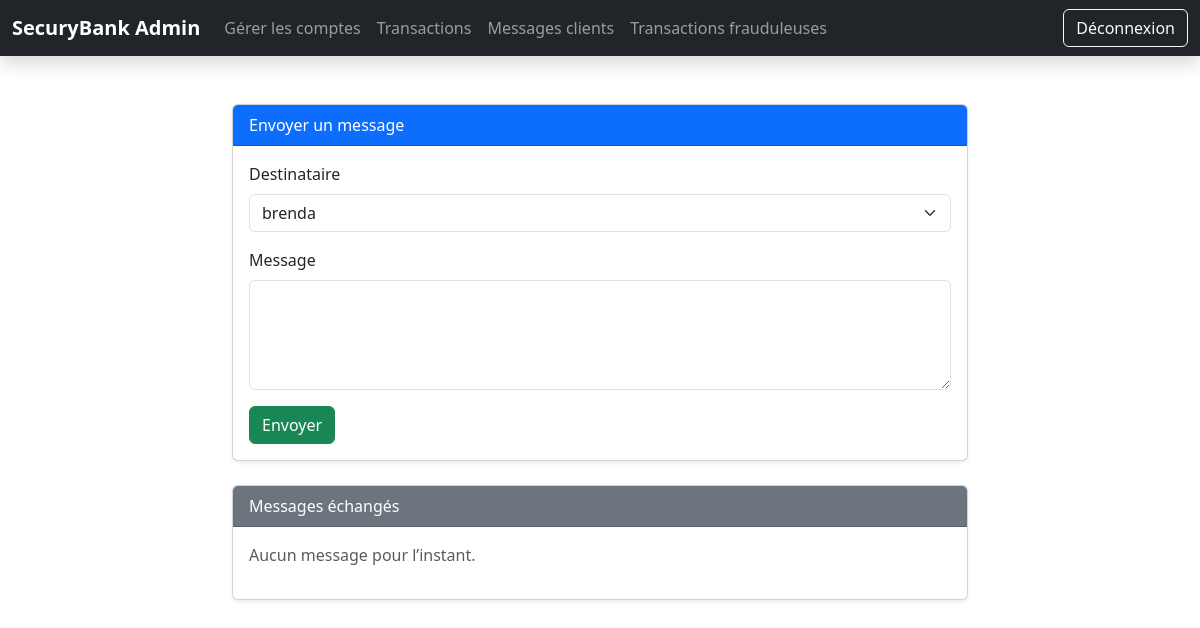
The app's page /messages/ (signed in), older data.
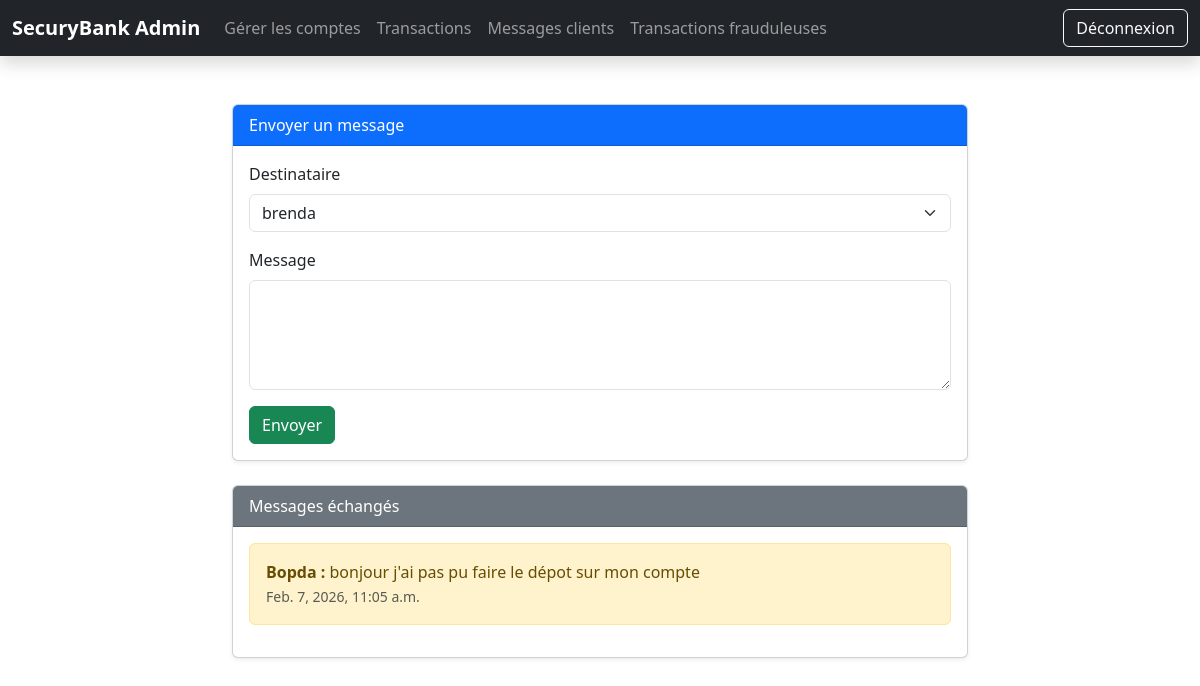
The same page, newer data.
### banka/models.py (models this page shows, shortened)
class Message(models.Model):
    sender = models.ForeignKey(User, related_name="sent_messages", on_delete=models.CASCADE)
    recipient = models.ForeignKey(User, related_name="received_messages", on_delete=models.CASCADE)
    content = models.TextField()
    created_at = models.DateTimeField(auto_now_add=True)
    is_read = models.BooleanField(default=False)

class User(AbstractBaseUser, PermissionsMixin):
    nom = models.CharField(max_length=100)
    prenom = models.CharField(max_length=100, null=True, blank=True)
    age = age = models.IntegerField(null=True, blank=True)
    email = models.EmailField(unique=True)
    telephone = models.CharField(max_length=15, unique=True, null=True, blank=True)
    adresse = models.CharField(max_length=255, null=True, blank=True)
    pays = models.CharField(max_length=100, null=True, blank=True)
    ville = models.CharField(max_length=100, null=True, blank=True)
    role = models.ForeignKey('Role', on_delete=models.CASCADE)
    permission = models.ManyToManyField('Permission', through='RolePermission')
    agence = models.ForeignKey('Agence', on_delete=models.CASCADE, null=True, blank=True)
    is_active = models.BooleanField(default=True)
    is_staff = models.BooleanField(default=False)
    is_superuser = models.BooleanField(default=False)
    date_creation = models.DateTimeField(auto_now_add=True)
    date_modification = models.DateTimeField(auto_now=True)
    objects = ClientsManager()
    USERNAME_FIELD = 'email'
    REQUIRED_FIELDS = ['nom']
    class Meta:
        ordering = ['date_creation']

### banka/views.py (the view, shortened to what this page needs)
# urls.py: path("messages/", views.send_message, name="send_message"),
@login_required
def send_message(request):
    users = User.objects.all()
    admin_user = User.objects.filter(is_staff=True).first()
    messages = Message.objects.all().order_by("-created_at")
    return render(request, "banka/message_form.html", {
        "messages": messages,
        "users": users,
        "admin_user": admin_user
    })

### banka/templates/banka/message_form.html (shortened to what this page needs)
{% extends "banka/base.html" %}
{% load static %}
{% block content %}
<div class="container mt-5">
    <div class="row justify-content-center">
        <div class="col-md-8">
             <div class="card shadow-sm">
                <div class="card-header bg-primary text-white">
                    Envoyer un message
                </div>
                <div class="card-body">
                    <form method="post" action="{% url 'send_message' %}">
                        <div class="mb-3">
                            <label for="recipient" class="form-label">Destinataire</label>
                            <select class="form-select" id="recipient" name="recipient">
                                 {% if request.user.is_staff %}
                                  {% for user in users %}
                                   {%if not user.is_staff%}
                                 <option value="{{ user.id }}">{{ user.nom }}</option>
                                   {% endif %}
                                  {% endfor %}
                                {% else %}
                                <option value="{{ admin_user.id }}">Administrateur</option>
                                {% endif %}
                            </select>
                        </div>
                        <div class="mb-3">
                            <label for="content" class="form-label">Message</label>
                            <textarea class="form-control" id="content" name="content" rows="4" required></textarea>
                        </div>
                        <button type="submit" class="btn btn-success">
                            Envoyer
                        </button>
                    </form>
                </div>
            </div>
            <div class="card mt-4 shadow-sm">
                <div class="card-header bg-secondary text-white">
                    Messages échangés
                </div>
                <div class="card-body">
                    {% for msg in messages %}
                    <div class="alert {% if msg.sender.is_staff %}alert-info{% else %}alert-warning{% endif %}">
                        <strong>{{ msg.sender.nom }} :</strong> {{ msg.content }} <br>
                        <small class="text-muted">{{ msg.created_at }}</small>
                    </div> {% empty %}
                    <p class="text-muted">Aucun message pour l’instant.</p>
                    {% endfor %}
                </div>
            </div>
        </div>
    </div>
</div>
{% endblock %}

Row changes from the older to the newer data that the page shows:
added Message: sender.nom "Bopda", content "bonjour j'ai pas pu faire le dépot sur mon compte", created_at "Feb. 7, 2026, 11:05 a.m."
Text that changed along with them:
text no longer shown: "Aucun message pour l’instant."
